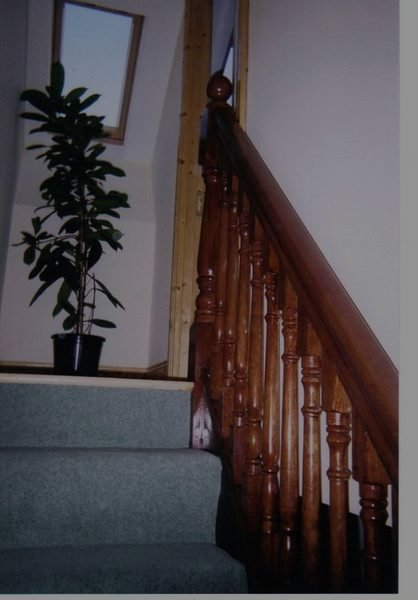
#> input picture Code/Python/sandbox/detection/stairs-image-dark.jpg, 418 x 600 px
$ python im.py stairs-image-dark.jpg stairs-image.jpg   (Python 2 division)
#> lines starting #> are read from the running program, lines starting #| are printed output that depends on the picture
from PIL import Image, ImageFilter, ImageEnhance, ImageOps
import sys, os

def getImage(infile):
    file, ext = os.path.splitext(infile)
    path, file = os.path.split(file)
    im = Image.open(infile)

    im1 = im.filter(ImageFilter.FIND_EDGES)
    enhancer = ImageEnhance.Color(im1)
    im1 = enhancer.enhance(0.0)
    im1 = ImageOps.invert(im1)

    im1.show()
    im1.save(os.path.join(path, 'processed', file + ".edge" + ext), "JPEG")

    return im1

def compareImages(im1, im2):
    x1, y1 = im1.size
    x2, y2 = im2.size
    if not x1 == x2 or not y1 == y2:
        raise "Images are incomparable"

    ok = True

    for i, block in enumerate(split_grid(x1, y1, 100)):
        b_ok = block_ok(im1, im2, block)
        ok = ok and b_ok
        print i, b_ok

    return ok

def block_ok(im1, im2, block):
    count1 = count_black(im1, block)
    count2 = count_black(im2, block)

    print count1, count2

    if count1 == count2:
        return True

    maxval = float(max(count1, count2))
    minval = float(min(count1, count2))

    lower_limit = maxval * 0.85

    return minval > lower_limit

def count_black(im, block):
    x1, y1 = im.size
    iter = (im.getpixel((x, y))[0] ==  255 for x, y in block)

    count = 0

    for z in iter:
        if z:
            count += 1

    return count

def split_grid(maxx, maxy, step):
    lastx, lasty, currentx, currenty = 0, 0, 0, 0

    for i in range(step, maxx, step):
        currentx = i
        for j in range(step, maxy, step):
            currenty = j
            yield [(x,y) for x in range(lastx, currentx) for y in range(lasty, currenty)]
            lasty = currenty
        lastx = currentx

    yield [(x,y) for x in range(lastx, maxx) for y in range(lasty, maxy)]

def main():
    im1 = getImage(sys.argv[1])
#> in getImage, im is the input picture: PIL image 418x600 RGB; mean R, G, B 77.9, 70.6, 73.2
#> in getImage, `im1 = im.filter(ImageFilter.FIND_EDGES)`:
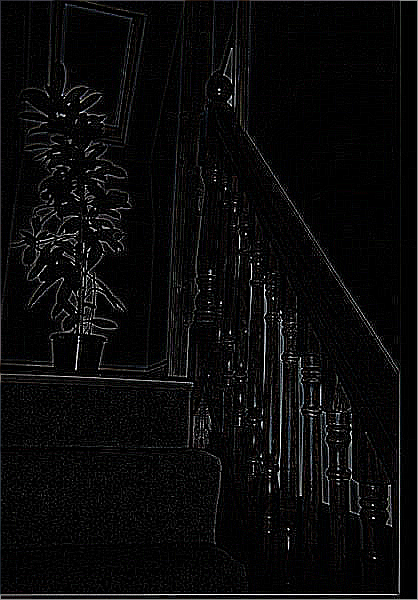
#> im1: PIL image 418x600 RGB; mean R, G, B 10.3, 10.2, 10.5
#> in getImage, `im1 = ImageOps.invert(im1)`:
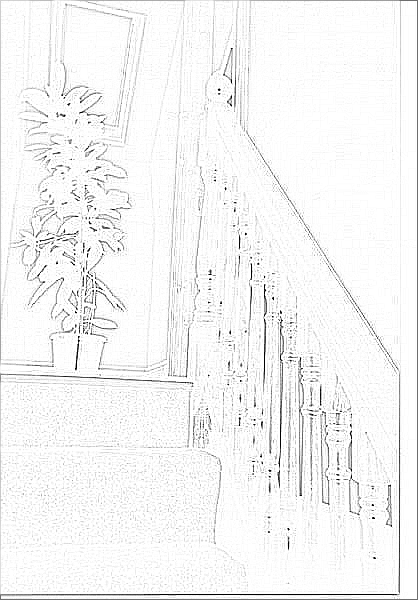
#> im1: PIL image 418x600 RGB; min 0, max 255, mean 244.7
    im2 = getImage(sys.argv[2])
#> call 2 of getImage, with infile = 'stairs-image.jpg'
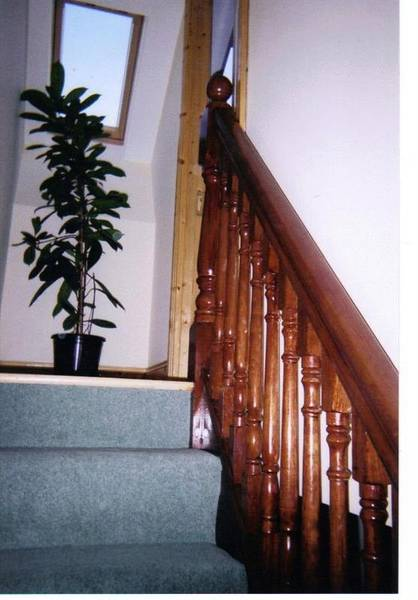
#> input picture Code/Python/sandbox/detection/stairs-image.jpg, 418 x 600 px
#> in getImage, im is the input picture: PIL image 418x600 RGB; mean R, G, B 135.4, 122.7, 127.1
#> in getImage (call 2), `im1 = im.filter(ImageFilter.FIND_EDGES)`:
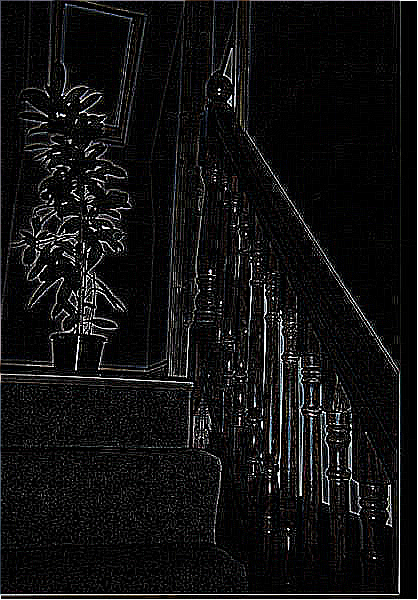
#> im1: PIL image 418x600 RGB; mean R, G, B 17.7, 17.6, 17.8
#> in getImage (call 2), `im1 = ImageOps.invert(im1)`:
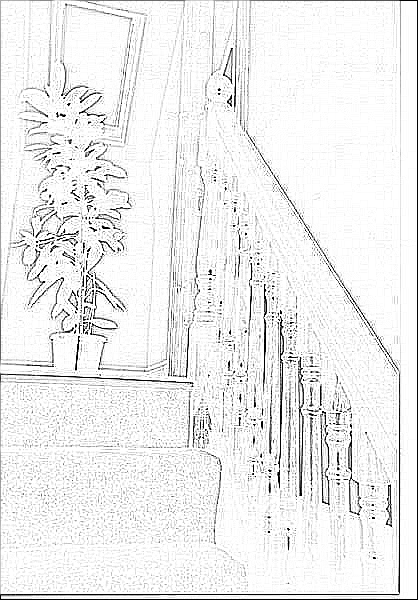
#> im1: PIL image 418x600 RGB; min 0, max 255, mean 237.4
    ok = compareImages(im1, im2)
#> the loop in compareImages, `for i, block in enumerate(split_grid(x1, y1, 100)):` made 21 passes
#> (count1 in block_ok, count2 in block_ok, maxval in block_ok, minval in block_ok, lower_limit in block_ok) on passes 1, 2, 3, 4, 5, 7, 8, 9, 10, 12, 13, 14: (4827, 4592, 4827, 4592, 4102.9), (4800, 4763, 4800, 4763, 4080), (4724, 4752, 4752, 4724, 4039.2), (4797, 4752, 4797, 4752, 4077.4), (4958, 4885, 4958, 4885, 4214.3), (4475, 4406, 4475, 4406, 3803.8), (4705, 4538, 4705, 4538, 3999.2), (4567, 4556, 4567, 4556, 3881.9), (4938, 4924, 4938, 4924, 4197.3), (4685, 4607, 4685, 4607, 3982.2), (4477, 4639, 4639, 4477, 3943.2), (4751, 4854, 4854, 4751, 4125.9)
#> (count1 in block_ok, count2 in block_ok) on passes 6, 11, 16: (0, 0), (0, 0), (0, 0)
#> (printed output is left out)
#> ok = True
    print "OK" if ok else "FAIL"
#| OK

def main2():
    last = None
    for i, z in enumerate(split_grid(1020, 983, 100)):
        last = z
        if i < 2:
            print "+" * 20
            print z
    print "=" * 20
    print last


if __name__ == "__main__":
    main()
